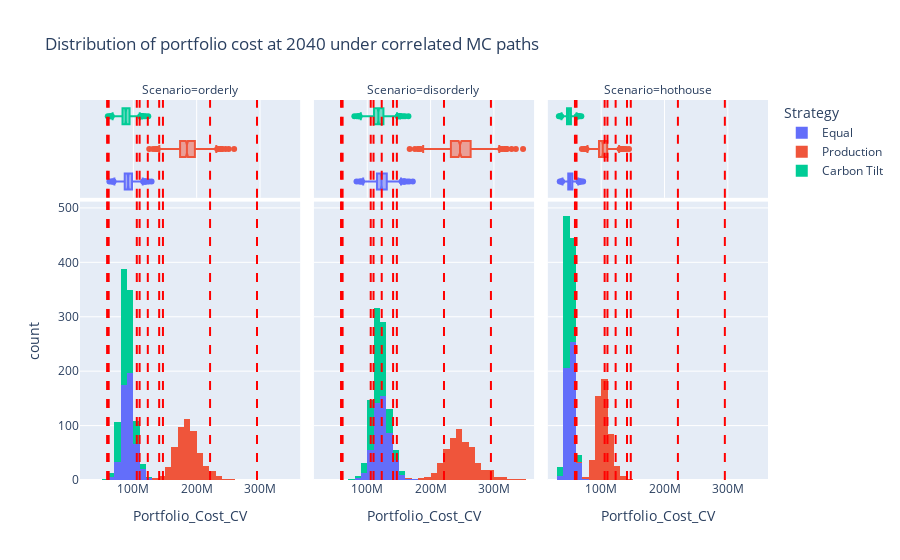
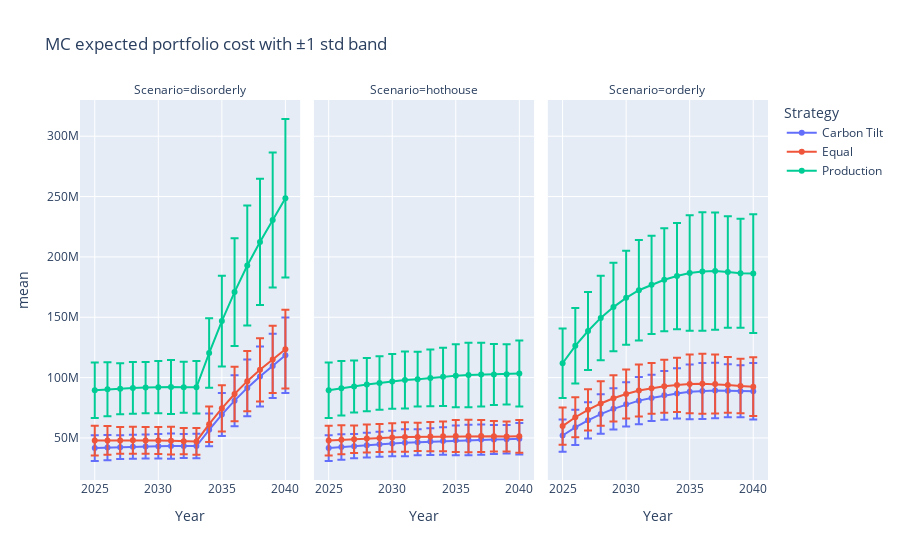

The notebook cell saved with these charts, in order:
### Code cell
# %%
fig = px.histogram(
    mc_results[mc_results["Year"] == horizon],
    x=cost_column,
    color="Strategy",
    facet_col="Scenario",
    nbins=40,
    marginal="box",
    title=f"Distribution of portfolio cost at {horizon} under correlated MC paths",
)
for _, row in var_df.iterrows():
    fig.add_vline(
        x=row["VaR_95"],
        line_dash="dash",
        line_color="red",
    )
fig.show()

agg_stats = (
    mc_results
    .groupby(["Scenario", "Strategy", "Year"])["Portfolio_Cost"]
    .agg(["mean", "std"])
    .reset_index()
)

fig = px.line(
    agg_stats,
    x="Year",
    y="mean",
    color="Strategy",
    facet_col="Scenario",
    error_y="std",
    title="MC expected portfolio cost with ±1 std band",
)
fig.update_traces(mode="lines+markers")
fig.show()

### Figure 1 — Plotly figure (JSON) as saved in the notebook; plotly's stock layout.template omitted (floating-point values rounded to 4 significant figures; data arrays with more than 128 entries replaced by an {"elided": "..."} marker saying what was removed)
{"data": [{"bingroup": "x", "hovertemplate": "Strategy=Equal<br>Scenario=orderly<br>Portfolio_Cost_CV=%{x}<br>count=%{y}<extra></extra>", "legendgroup": "Equal", "marker": {"color": "#636efa", "pattern": {"shape": ""}}, "name": "Equal", "nbinsx": 40, "orientation": "v", "showlegend": true, "type": "histogram", "x": {"elided": "500 float values"}, "xaxis": "x", "yaxis": "y"}, {"hovertemplate": "Strategy=Equal<br>Scenario=orderly<br>Portfolio_Cost_CV=%{x}<extra></extra>", "legendgroup": "Equal", "marker": {"color": "#636efa"}, "name": "Equal", "notched": true, "showlegend": false, "type": "box", "x": {"elided": "500 float values"}, "xaxis": "x4", "yaxis": "y4"}, {"bingroup": "x", "hovertemplate": "Strategy=Equal<br>Scenario=disorderly<br>Portfolio_Cost_CV=%{x}<br>count=%{y}<extra></extra>", "legendgroup": "Equal", "marker": {"color": "#636efa", "pattern": {"shape": ""}}, "name": "Equal", "nbinsx": 40, "orientation": "v", "showlegend": false, "type": "histogram", "x": {"elided": "500 float values"}, "xaxis": "x2", "yaxis": "y2"}, {"hovertemplate": "Strategy=Equal<br>Scenario=disorderly<br>Portfolio_Cost_CV=%{x}<extra></extra>", "legendgroup": "Equal", "marker": {"color": "#636efa"}, "name": "Equal", "notched": true, "showlegend": false, "type": "box", "x": {"elided": "500 float values"}, "xaxis": "x5", "yaxis": "y5"}, {"bingroup": "x", "hovertemplate": "Strategy=Equal<br>Scenario=hothouse<br>Portfolio_Cost_CV=%{x}<br>count=%{y}<extra></extra>", "legendgroup": "Equal", "marker": {"color": "#636efa", "pattern": {"shape": ""}}, "name": "Equal", "nbinsx": 40, "orientation": "v", "showlegend": false, "type": "histogram", "x": {"elided": "500 float values"}, "xaxis": "x3", "yaxis": "y3"}, {"hovertemplate": "Strategy=Equal<br>Scenario=hothouse<br>Portfolio_Cost_CV=%{x}<extra></extra>", "legendgroup": "Equal", "marker": {"color": "#636efa"}, "name": "Equal", "notched": true, "showlegend": false, "type": "box", "x": {"elided": "500 float values"}, "xaxis": "x6", "yaxis": "y6"}, {"bingroup": "x", "hovertemplate": "Strategy=Production<br>Scenario=orderly<br>Portfolio_Cost_CV=%{x}<br>count=%{y}<extra></extra>", "legendgroup": "Production", "marker": {"color": "#EF553B", "pattern": {"shape": ""}}, "name": "Production", "nbinsx": 40, "orientation": "v", "showlegend": true, "type": "histogram", "x": {"elided": "500 float values"}, "xaxis": "x", "yaxis": "y"}, {"hovertemplate": "Strategy=Production<br>Scenario=orderly<br>Portfolio_Cost_CV=%{x}<extra></extra>", "legendgroup": "Production", "marker": {"color": "#EF553B"}, "name": "Production", "notched": true, "showlegend": false, "type": "box", "x": {"elided": "500 float values"}, "xaxis": "x4", "yaxis": "y4"}, {"bingroup": "x", "hovertemplate": "Strategy=Production<br>Scenario=disorderly<br>Portfolio_Cost_CV=%{x}<br>count=%{y}<extra></extra>", "legendgroup": "Production", "marker": {"color": "#EF553B", "pattern": {"shape": ""}}, "name": "Production", "nbinsx": 40, "orientation": "v", "showlegend": false, "type": "histogram", "x": {"elided": "500 float values"}, "xaxis": "x2", "yaxis": "y2"}, {"hovertemplate": "Strategy=Production<br>Scenario=disorderly<br>Portfolio_Cost_CV=%{x}<extra></extra>", "legendgroup": "Production", "marker": {"color": "#EF553B"}, "name": "Production", "notched": true, "showlegend": false, "type": "box", "x": {"elided": "500 float values"}, "xaxis": "x5", "yaxis": "y5"}, {"bingroup": "x", "hovertemplate": "Strategy=Production<br>Scenario=hothouse<br>Portfolio_Cost_CV=%{x}<br>count=%{y}<extra></extra>", "legendgroup": "Production", "marker": {"color": "#EF553B", "pattern": {"shape": ""}}, "name": "Production", "nbinsx": 40, "orientation": "v", "showlegend": false, "type": "histogram", "x": {"elided": "500 float values"}, "xaxis": "x3", "yaxis": "y3"}, {"hovertemplate": "Strategy=Production<br>Scenario=hothouse<br>Portfolio_Cost_CV=%{x}<extra></extra>", "legendgroup": "Production", "marker": {"color": "#EF553B"}, "name": "Production", "notched": true, "showlegend": false, "type": "box", "x": {"elided": "500 float values"}, "xaxis": "x6", "yaxis": "y6"}, {"bingroup": "x", "hovertemplate": "Strategy=Carbon Tilt<br>Scenario=orderly<br>Portfolio_Cost_CV=%{x}<br>count=%{y}<extra></extra>", "legendgroup": "Carbon Tilt", "marker": {"color": "#00cc96", "pattern": {"shape": ""}}, "name": "Carbon Tilt", "nbinsx": 40, "orientation": "v", "showlegend": true, "type": "histogram", "x": {"elided": "500 float values"}, "xaxis": "x", "yaxis": "y"}, {"hovertemplate": "Strategy=Carbon Tilt<br>Scenario=orderly<br>Portfolio_Cost_CV=%{x}<extra></extra>", "legendgroup": "Carbon Tilt", "marker": {"color": "#00cc96"}, "name": "Carbon Tilt", "notched": true, "showlegend": false, "type": "box", "x": {"elided": "500 float values"}, "xaxis": "x4", "yaxis": "y4"}, {"bingroup": "x", "hovertemplate": "Strategy=Carbon Tilt<br>Scenario=disorderly<br>Portfolio_Cost_CV=%{x}<br>count=%{y}<extra></extra>", "legendgroup": "Carbon Tilt", "marker": {"color": "#00cc96", "pattern": {"shape": ""}}, "name": "Carbon Tilt", "nbinsx": 40, "orientation": "v", "showlegend": false, "type": "histogram", "x": {"elided": "500 float values"}, "xaxis": "x2", "yaxis": "y2"}, {"hovertemplate": "Strategy=Carbon Tilt<br>Scenario=disorderly<br>Portfolio_Cost_CV=%{x}<extra></extra>", "legendgroup": "Carbon Tilt", "marker": {"color": "#00cc96"}, "name": "Carbon Tilt", "notched": true, "showlegend": false, "type": "box", "x": {"elided": "500 float values"}, "xaxis": "x5", "yaxis": "y5"}, {"bingroup": "x", "hovertemplate": "Strategy=Carbon Tilt<br>Scenario=hothouse<br>Portfolio_Cost_CV=%{x}<br>count=%{y}<extra></extra>", "legendgroup": "Carbon Tilt", "marker": {"color": "#00cc96", "pattern": {"shape": ""}}, "name": "Carbon Tilt", "nbinsx": 40, "orientation": "v", "showlegend": false, "type": "histogram", "x": {"elided": "500 float values"}, "xaxis": "x3", "yaxis": "y3"}, {"hovertemplate": "Strategy=Carbon Tilt<br>Scenario=hothouse<br>Portfolio_Cost_CV=%{x}<extra></extra>", "legendgroup": "Carbon Tilt", "marker": {"color": "#00cc96"}, "name": "Carbon Tilt", "notched": true, "showlegend": false, "type": "box", "x": {"elided": "500 float values"}, "xaxis": "x6", "yaxis": "y6"}], "layout": {"annotations": [{"showarrow": false, "text": "Scenario=orderly", "x": 0.16, "xanchor": "center", "xref": "paper", "y": 1, "yanchor": "bottom", "yref": "paper"}, {"showarrow": false, "text": "Scenario=disorderly", "x": 0.5, "xanchor": "center", "xref": "paper", "y": 1, "yanchor": "bottom", "yref": "paper"}, {"showarrow": false, "text": "Scenario=hothouse", "x": 0.84, "xanchor": "center", "xref": "paper", "y": 1, "yanchor": "bottom", "yref": "paper"}], "barmode": "relative", "legend": {"title": {"text": "Strategy"}, "tracegroupgap": 0}, "shapes": [{"line": {"color": "red", "dash": "dash"}, "type": "line", "x0": 140800000.0, "x1": 140800000.0, "xref": "x", "y0": 0, "y1": 1, "yref": "y domain"}, {"line": {"color": "red", "dash": "dash"}, "type": "line", "x0": 140800000.0, "x1": 140800000.0, "xref": "x2", "y0": 0, "y1": 1, "yref": "y2 domain"}, {"line": {"color": "red", "dash": "dash"}, "type": "line", "x0": 140800000.0, "x1": 140800000.0, "xref": "x3", "y0": 0, "y1": 1, "yref": "y3 domain"}, {"line": {"color": "red", "dash": "dash"}, "type": "line", "x0": 140800000.0, "x1": 140800000.0, "xref": "x4", "y0": 0, "y1": 1, "yref": "y4 domain"}, {"line": {"color": "red", "dash": "dash"}, "type": "line", "x0": 140800000.0, "x1": 140800000.0, "xref": "x5", "y0": 0, "y1": 1, "yref": "y5 domain"}, {"line": {"color": "red", "dash": "dash"}, "type": "line", "x0": 140800000.0, "x1": 140800000.0, "xref": "x6", "y0": 0, "y1": 1, "yref": "y6 domain"}, {"line": {"color": "red", "dash": "dash"}, "type": "line", "x0": 146700000.0, "x1": 146700000.0, "xref": "x", "y0": 0, "y1": 1, "yref": "y domain"}, {"line": {"color": "red", "dash": "dash"}, "type": "line", "x0": 146700000.0, "x1": 146700000.0, "xref": "x2", "y0": 0, "y1": 1, "yref": "y2 domain"}, {"line": {"color": "red", "dash": "dash"}, "type": "line", "x0": 146700000.0, "x1": 146700000.0, "xref": "x3", "y0": 0, "y1": 1, "yref": "y3 domain"}, {"line": {"color": "red", "dash": "dash"}, "type": "line", "x0": 146700000.0, "x1": 146700000.0, "xref": "x4", "y0": 0, "y1": 1, "yref": "y4 domain"}, {"line": {"color": "red", "dash": "dash"}, "type": "line", "x0": 146700000.0, "x1": 146700000.0, "xref": "x5", "y0": 0, "y1": 1, "yref": "y5 domain"}, {"line": {"color": "red", "dash": "dash"}, "type": "line", "x0": 146700000.0, "x1": 146700000.0, "xref": "x6", "y0": 0, "y1": 1, "yref": "y6 domain"}, {"line": {"color": "red", "dash": "dash"}, "type": "line", "x0": 295300000.0, "x1": 295300000.0, "xref": "x", "y0": 0, "y1": 1, "yref": "y domain"}, {"line": {"color": "red", "dash": "dash"}, "type": "line", "x0": 295300000.0, "x1": 295300000.0, "xref": "x2", "y0": 0, "y1": 1, "yref": "y2 domain"}, {"line": {"color": "red", "dash": "dash"}, "type": "line", "x0": 295300000.0, "x1": 295300000.0, "xref": "x3", "y0": 0, "y1": 1, "yref": "y3 domain"}, {"line": {"color": "red", "dash": "dash"}, "type": "line", "x0": 295300000.0, "x1": 295300000.0, "xref": "x4", "y0": 0, "y1": 1, "yref": "y4 domain"}, {"line": {"color": "red", "dash": "dash"}, "type": "line", "x0": 295300000.0, "x1": 295300000.0, "xref": "x5", "y0": 0, "y1": 1, "yref": "y5 domain"}, {"line": {"color": "red", "dash": "dash"}, "type": "line", "x0": 295300000.0, "x1": 295300000.0, "xref": "x6", "y0": 0, "y1": 1, "yref": "y6 domain"}, {"line": {"color": "red", "dash": "dash"}, "type": "line", "x0": 58540000.0, "x1": 58540000.0, "xref": "x", "y0": 0, "y1": 1, "yref": "y domain"}, {"line": {"color": "red", "dash": "dash"}, "type": "line", "x0": 58540000.0, "x1": 58540000.0, "xref": "x2", "y0": 0, "y1": 1, "yref": "y2 domain"}, {"line": {"color": "red", "dash": "dash"}, "type": "line", "x0": 58540000.0, "x1": 58540000.0, "xref": "x3", "y0": 0, "y1": 1, "yref": "y3 domain"}, {"line": {"color": "red", "dash": "dash"}, "type": "line", "x0": 58540000.0, "x1": 58540000.0, "xref": "x4", "y0": 0, "y1": 1, "yref": "y4 domain"}, {"line": {"color": "red", "dash": "dash"}, "type": "line", "x0": 58540000.0, "x1": 58540000.0, "xref": "x5", "y0": 0, "y1": 1, "yref": "y5 domain"}, {"line": {"color": "red", "dash": "dash"}, "type": "line", "x0": 58540000.0, "x1": 58540000.0, "xref": "x6", "y0": 0, "y1": 1, "yref": "y6 domain"}, {"line": {"color": "red", "dash": "dash"}, "type": "line", "x0": 61020000.0, "x1": 61020000.0, "xref": "x", "y0": 0, "y1": 1, "yref": "y domain"}, {"line": {"color": "red", "dash": "dash"}, "type": "line", "x0": 61020000.0, "x1": 61020000.0, "xref": "x2", "y0": 0, "y1": 1, "yref": "y2 domain"}, {"line": {"color": "red", "dash": "dash"}, "type": "line", "x0": 61020000.0, "x1": 61020000.0, "xref": "x3", "y0": 0, "y1": 1, "yref": "y3 domain"}, {"line": {"color": "red", "dash": "dash"}, "type": "line", "x0": 61020000.0, "x1": 61020000.0, "xref": "x4", "y0": 0, "y1": 1, "yref": "y4 domain"}, {"line": {"color": "red", "dash": "dash"}, "type": "line", "x0": 61020000.0, "x1": 61020000.0, "xref": "x5", "y0": 0, "y1": 1, "yref": "y5 domain"}, {"line": {"color": "red", "dash": "dash"}, "type": "line", "x0": 61020000.0, "x1": 61020000.0, "xref": "x6", "y0": 0, "y1": 1, "yref": "y6 domain"}, {"line": {"color": "red", "dash": "dash"}, "type": "line", "x0": 122800000.0, "x1": 122800000.0, "xref": "x", "y0": 0, "y1": 1, "yref": "y domain"}, {"line": {"color": "red", "dash": "dash"}, "type": "line", "x0": 122800000.0, "x1": 122800000.0, "xref": "x2", "y0": 0, "y1": 1, "yref": "y2 domain"}, {"line": {"color": "red", "dash": "dash"}, "type": "line", "x0": 122800000.0, "x1": 122800000.0, "xref": "x3", "y0": 0, "y1": 1, "yref": "y3 domain"}, {"line": {"color": "red", "dash": "dash"}, "type": "line", "x0": 122800000.0, "x1": 122800000.0, "xref": "x4", "y0": 0, "y1": 1, "yref": "y4 domain"}, {"line": {"color": "red", "dash": "dash"}, "type": "line", "x0": 122800000.0, "x1": 122800000.0, "xref": "x5", "y0": 0, "y1": 1, "yref": "y5 domain"}, {"line": {"color": "red", "dash": "dash"}, "type": "line", "x0": 122800000.0, "x1": 122800000.0, "xref": "x6", "y0": 0, "y1": 1, "yref": "y6 domain"}, {"line": {"color": "red", "dash": "dash"}, "type": "line", "x0": 105400000.0, "x1": 105400000.0, "xref": "x", "y0": 0, "y1": 1, "yref": "y domain"}, {"line": {"color": "red", "dash": "dash"}, "type": "line", "x0": 105400000.0, "x1": 105400000.0, "xref": "x2", "y0": 0, "y1": 1, "yref": "y2 domain"}, {"line": {"color": "red", "dash": "dash"}, "type": "line", "x0": 105400000.0, "x1": 105400000.0, "xref": "x3", "y0": 0, "y1": 1, "yref": "y3 domain"}, {"line": {"color": "red", "dash": "dash"}, "type": "line", "x0": 105400000.0, "x1": 105400000.0, "xref": "x4", "y0": 0, "y1": 1, "yref": "y4 domain"}, {"line": {"color": "red", "dash": "dash"}, "type": "line", "x0": 105400000.0, "x1": 105400000.0, "xref": "x5", "y0": 0, "y1": 1, "yref": "y5 domain"}, {"line": {"color": "red", "dash": "dash"}, "type": "line", "x0": 105400000.0, "x1": 105400000.0, "xref": "x6", "y0": 0, "y1": 1, "yref": "y6 domain"}, {"line": {"color": "red", "dash": "dash"}, "type": "line", "x0": 109900000.0, "x1": 109900000.0, "xref": "x", "y0": 0, "y1": 1, "yref": "y domain"}, {"line": {"color": "red", "dash": "dash"}, "type": "line", "x0": 109900000.0, "x1": 109900000.0, "xref": "x2", "y0": 0, "y1": 1, "yref": "y2 domain"}, {"line": {"color": "red", "dash": "dash"}, "type": "line", "x0": 109900000.0, "x1": 109900000.0, "xref": "x3", "y0": 0, "y1": 1, "yref": "y3 domain"}, {"line": {"color": "red", "dash": "dash"}, "type": "line", "x0": 109900000.0, "x1": 109900000.0, "xref": "x4", "y0": 0, "y1": 1, "yref": "y4 domain"}, {"line": {"color": "red", "dash": "dash"}, "type": "line", "x0": 109900000.0, "x1": 109900000.0, "xref": "x5", "y0": 0, "y1": 1, "yref": "y5 domain"}, {"line": {"color": "red", "dash": "dash"}, "type": "line", "x0": 109900000.0, "x1": 109900000.0, "xref": "x6", "y0": 0, "y1": 1, "yref": "y6 domain"}, {"line": {"color": "red", "dash": "dash"}, "type": "line", "x0": 221100000.0, "x1": 221100000.0, "xref": "x", "y0": 0, "y1": 1, "yref": "y domain"}, {"line": {"color": "red", "dash": "dash"}, "type": "line", "x0": 221100000.0, "x1": 221100000.0, "xref": "x2", "y0": 0, "y1": 1, "yref": "y2 domain"}, {"line": {"color": "red", "dash": "dash"}, "type": "line", "x0": 221100000.0, "x1": 221100000.0, "xref": "x3", "y0": 0, "y1": 1, "yref": "y3 domain"}, {"line": {"color": "red", "dash": "dash"}, "type": "line", "x0": 221100000.0, "x1": 221100000.0, "xref": "x4", "y0": 0, "y1": 1, "yref": "y4 domain"}, {"line": {"color": "red", "dash": "dash"}, "type": "line", "x0": 221100000.0, "x1": 221100000.0, "xref": "x5", "y0": 0, "y1": 1, "yref": "y5 domain"}, {"line": {"color": "red", "dash": "dash"}, "type": "line", "x0": 221100000.0, "x1": 221100000.0, "xref": "x6", "y0": 0, "y1": 1, "yref": "y6 domain"}], "title": {"text": "Distribution of portfolio cost at 2040 under correlated MC paths"}, "xaxis": {"anchor": "y", "domain": [0, 0.32], "title": {"text": "Portfolio_Cost_CV"}}, "xaxis2": {"anchor": "y2", "domain": [0.34, 0.66], "matches": "x", "title": {"text": "Portfolio_Cost_CV"}}, "xaxis3": {"anchor": "y3", "domain": [0.68, 1.0], "matches": "x", "title": {"text": "Portfolio_Cost_CV"}}, "xaxis4": {"anchor": "y4", "domain": [0, 0.32], "matches": "x", "showgrid": true, "showticklabels": false}, "xaxis5": {"anchor": "y5", "domain": [0.34, 0.66], "matches": "x", "showgrid": true, "showticklabels": false}, "xaxis6": {"anchor": "y6", "domain": [0.68, 1.0], "matches": "x", "showgrid": true, "showticklabels": false}, "yaxis": {"anchor": "x", "domain": [0, 0.7326], "title": {"text": "count"}}, "yaxis2": {"anchor": "x2", "domain": [0, 0.7326], "matches": "y", "showticklabels": false}, "yaxis3": {"anchor": "x3", "domain": [0, 0.7326], "matches": "y", "showticklabels": false}, "yaxis4": {"anchor": "x4", "domain": [0.7426, 1], "matches": "y4", "showgrid": false, "showline": false, "showticklabels": false, "ticks": ""}, "yaxis5": {"anchor": "x5", "domain": [0.7426, 1], "matches": "y4", "showgrid": false, "showline": false, "showticklabels": false, "ticks": ""}, "yaxis6": {"anchor": "x6", "domain": [0.7426, 1], "matches": "y4", "showgrid": false, "showline": false, "showticklabels": false, "ticks": ""}}}

### Figure 2 — Plotly figure (JSON) as saved in the notebook; plotly's stock layout.template omitted (floating-point values rounded to 4 significant figures)
{"data": [{"error_y": {"array": [10700000.0, 10410000.0, 9862000.0, 9997000.0, 9940000.0, 10120000.0, 10460000.0, 9951000.0, 10230000.0, 13570000.0, 17790000.0, 21150000.0, 23580000.0, 24870000.0, 26590000.0, 31290000.0]}, "hovertemplate": "Strategy=Carbon Tilt<br>Scenario=disorderly<br>Year=%{x}<br>mean=%{y}<extra></extra>", "legendgroup": "Carbon Tilt", "line": {"color": "#636efa", "dash": "solid"}, "marker": {"symbol": "circle"}, "mode": "lines+markers", "name": "Carbon Tilt", "orientation": "v", "showlegend": true, "type": "scatter", "x": [2025, 2026, 2027, 2028, 2029, 2030, 2031, 2032, 2033, 2034, 2035, 2036, 2037, 2038, 2039, 2040], "xaxis": "x", "y": [41610000.0, 42020000.0, 42330000.0, 42700000.0, 42930000.0, 43150000.0, 43290000.0, 43240000.0, 43330000.0, 56780000.0, 69380000.0, 80900000.0, 91470000.0, 100900000.0, 109700000.0, 118500000.0], "yaxis": "y"}, {"error_y": {"array": [10700000.0, 10520000.0, 10060000.0, 10310000.0, 10350000.0, 10640000.0, 11120000.0, 10680000.0, 11100000.0, 11350000.0, 12310000.0, 12640000.0, 12530000.0, 12000000.0, 11840000.0, 13020000.0]}, "hovertemplate": "Strategy=Carbon Tilt<br>Scenario=hothouse<br>Year=%{x}<br>mean=%{y}<extra></extra>", "legendgroup": "Carbon Tilt", "line": {"color": "#636efa", "dash": "solid"}, "marker": {"symbol": "circle"}, "mode": "lines+markers", "name": "Carbon Tilt", "orientation": "v", "showlegend": false, "type": "scatter", "x": [2025, 2026, 2027, 2028, 2029, 2030, 2031, 2032, 2033, 2034, 2035, 2036, 2037, 2038, 2039, 2040], "xaxis": "x2", "y": [41610000.0, 42450000.0, 43200000.0, 44020000.0, 44710000.0, 45390000.0, 46010000.0, 46430000.0, 46990000.0, 47480000.0, 48000000.0, 48350000.0, 48620000.0, 48720000.0, 48870000.0, 49290000.0], "yaxis": "y2"}, {"error_y": {"array": [13370000.0, 14570000.0, 15060000.0, 16340000.0, 17160000.0, 18250000.0, 19550000.0, 19140000.0, 20140000.0, 20770000.0, 22620000.0, 23250000.0, 23010000.0, 21940000.0, 21510000.0, 23440000.0]}, "hovertemplate": "Strategy=Carbon Tilt<br>Scenario=orderly<br>Year=%{x}<br>mean=%{y}<extra></extra>", "legendgroup": "Carbon Tilt", "line": {"color": "#636efa", "dash": "solid"}, "marker": {"symbol": "circle"}, "mode": "lines+markers", "name": "Carbon Tilt", "orientation": "v", "showlegend": false, "type": "scatter", "x": [2025, 2026, 2027, 2028, 2029, 2030, 2031, 2032, 2033, 2034, 2035, 2036, 2037, 2038, 2039, 2040], "xaxis": "x3", "y": [52010000.0, 58810000.0, 64620000.0, 69800000.0, 74120000.0, 77840000.0, 80930000.0, 83180000.0, 85290000.0, 86880000.0, 88210000.0, 88950000.0, 89270000.0, 89060000.0, 88750000.0, 88760000.0], "yaxis": "y3"}, {"error_y": {"array": [12310000.0, 11890000.0, 11180000.0, 11250000.0, 11110000.0, 11230000.0, 11540000.0, 10900000.0, 11140000.0, 14680000.0, 19110000.0, 22580000.0, 25020000.0, 26230000.0, 27880000.0, 32620000.0]}, "hovertemplate": "Strategy=Equal<br>Scenario=disorderly<br>Year=%{x}<br>mean=%{y}<extra></extra>", "legendgroup": "Equal", "line": {"color": "#EF553B", "dash": "solid"}, "marker": {"symbol": "circle"}, "mode": "lines+markers", "name": "Equal", "orientation": "v", "showlegend": true, "type": "scatter", "x": [2025, 2026, 2027, 2028, 2029, 2030, 2031, 2032, 2033, 2034, 2035, 2036, 2037, 2038, 2039, 2040], "xaxis": "x", "y": [47860000.0, 47990000.0, 47990000.0, 48070000.0, 47990000.0, 47910000.0, 47740000.0, 47370000.0, 47150000.0, 61400000.0, 74550000.0, 86380000.0, 97060000.0, 106400000.0, 115000000.0, 123500000.0], "yaxis": "y"}, {"error_y": {"array": [12310000.0, 12010000.0, 11410000.0, 11600000.0, 11570000.0, 11820000.0, 12260000.0, 11700000.0, 12080000.0, 12270000.0, 13220000.0, 13490000.0, 13300000.0, 12660000.0, 12420000.0, 13570000.0]}, "hovertemplate": "Strategy=Equal<br>Scenario=hothouse<br>Year=%{x}<br>mean=%{y}<extra></extra>", "legendgroup": "Equal", "line": {"color": "#EF553B", "dash": "solid"}, "marker": {"symbol": "circle"}, "mode": "lines+markers", "name": "Equal", "orientation": "v", "showlegend": false, "type": "scatter", "x": [2025, 2026, 2027, 2028, 2029, 2030, 2031, 2032, 2033, 2034, 2035, 2036, 2037, 2038, 2039, 2040], "xaxis": "x2", "y": [47860000.0, 48480000.0, 48980000.0, 49550000.0, 49980000.0, 50400000.0, 50740000.0, 50860000.0, 51140000.0, 51340000.0, 51570000.0, 51630000.0, 51590000.0, 51390000.0, 51230000.0, 51370000.0], "yaxis": "y2"}, {"error_y": {"array": [15380000.0, 16640000.0, 17070000.0, 18400000.0, 19190000.0, 20260000.0, 21560000.0, 20970000.0, 21920000.0, 22460000.0, 24300000.0, 24820000.0, 24420000.0, 23150000.0, 22550000.0, 24430000.0]}, "hovertemplate": "Strategy=Equal<br>Scenario=orderly<br>Year=%{x}<br>mean=%{y}<extra></extra>", "legendgroup": "Equal", "line": {"color": "#EF553B", "dash": "solid"}, "marker": {"symbol": "circle"}, "mode": "lines+markers", "name": "Equal", "orientation": "v", "showlegend": false, "type": "scatter", "x": [2025, 2026, 2027, 2028, 2029, 2030, 2031, 2032, 2033, 2034, 2035, 2036, 2037, 2038, 2039, 2040], "xaxis": "x3", "y": [59830000.0, 67160000.0, 73270000.0, 78580000.0, 82870000.0, 86430000.0, 89250000.0, 91120000.0, 92820000.0, 93940000.0, 94780000.0, 94970000.0, 94730000.0, 93940000.0, 93050000.0, 92520000.0], "yaxis": "y3"}, {"error_y": {"array": [23020000.0, 22370000.0, 21150000.0, 21400000.0, 21250000.0, 21590000.0, 22280000.0, 21160000.0, 21720000.0, 28770000.0, 37640000.0, 44660000.0, 49720000.0, 52340000.0, 55880000.0, 65650000.0]}, "hovertemplate": "Strategy=Production<br>Scenario=disorderly<br>Year=%{x}<br>mean=%{y}<extra></extra>", "legendgroup": "Production", "line": {"color": "#00cc96", "dash": "solid"}, "marker": {"symbol": "circle"}, "mode": "lines+markers", "name": "Production", "orientation": "v", "showlegend": true, "type": "scatter", "x": [2025, 2026, 2027, 2028, 2029, 2030, 2031, 2032, 2033, 2034, 2035, 2036, 2037, 2038, 2039, 2040], "xaxis": "x", "y": [89540000.0, 90280000.0, 90790000.0, 91420000.0, 91770000.0, 92070000.0, 92230000.0, 91960000.0, 91990000.0, 120300000.0, 146800000.0, 170900000.0, 192900000.0, 212400000.0, 230600000.0, 248600000.0], "yaxis": "y"}, {"error_y": {"array": [23020000.0, 22600000.0, 21590000.0, 22070000.0, 22130000.0, 22710000.0, 23680000.0, 22720000.0, 23560000.0, 24060000.0, 26040000.0, 26690000.0, 26430000.0, 25270000.0, 24890000.0, 27300000.0]}, "hovertemplate": "Strategy=Production<br>Scenario=hothouse<br>Year=%{x}<br>mean=%{y}<extra></extra>", "legendgroup": "Production", "line": {"color": "#00cc96", "dash": "solid"}, "marker": {"symbol": "circle"}, "mode": "lines+markers", "name": "Production", "orientation": "v", "showlegend": false, "type": "scatter", "x": [2025, 2026, 2027, 2028, 2029, 2030, 2031, 2032, 2033, 2034, 2035, 2036, 2037, 2038, 2039, 2040], "xaxis": "x2", "y": [89540000.0, 91210000.0, 92650000.0, 94250000.0, 95570000.0, 96870000.0, 98020000.0, 98740000.0, 99770000.0, 100600000.0, 101600000.0, 102100000.0, 102500000.0, 102500000.0, 102700000.0, 103400000.0], "yaxis": "y2"}, {"error_y": {"array": [28780000.0, 31310000.0, 32290000.0, 34990000.0, 36680000.0, 38940000.0, 41650000.0, 40710000.0, 42760000.0, 44020000.0, 47860000.0, 49100000.0, 48530000.0, 46190000.0, 45200000.0, 49170000.0]}, "hovertemplate": "Strategy=Production<br>Scenario=orderly<br>Year=%{x}<br>mean=%{y}<extra></extra>", "legendgroup": "Production", "line": {"color": "#00cc96", "dash": "solid"}, "marker": {"symbol": "circle"}, "mode": "lines+markers", "name": "Production", "orientation": "v", "showlegend": false, "type": "scatter", "x": [2025, 2026, 2027, 2028, 2029, 2030, 2031, 2032, 2033, 2034, 2035, 2036, 2037, 2038, 2039, 2040], "xaxis": "x3", "y": [111900000.0, 126300000.0, 138600000.0, 149500000.0, 158400000.0, 166100000.0, 172400000.0, 176900000.0, 181100000.0, 184100000.0, 186600000.0, 187900000.0, 188200000.0, 187500000.0, 186500000.0, 186200000.0], "yaxis": "y3"}], "layout": {"annotations": [{"font": {}, "showarrow": false, "text": "Scenario=disorderly", "x": 0.16, "xanchor": "center", "xref": "paper", "y": 1, "yanchor": "bottom", "yref": "paper"}, {"font": {}, "showarrow": false, "text": "Scenario=hothouse", "x": 0.5, "xanchor": "center", "xref": "paper", "y": 1, "yanchor": "bottom", "yref": "paper"}, {"font": {}, "showarrow": false, "text": "Scenario=orderly", "x": 0.84, "xanchor": "center", "xref": "paper", "y": 1, "yanchor": "bottom", "yref": "paper"}], "legend": {"title": {"text": "Strategy"}, "tracegroupgap": 0}, "title": {"text": "MC expected portfolio cost with ±1 std band"}, "xaxis": {"anchor": "y", "domain": [0, 0.32], "title": {"text": "Year"}}, "xaxis2": {"anchor": "y2", "domain": [0.34, 0.66], "matches": "x", "title": {"text": "Year"}}, "xaxis3": {"anchor": "y3", "domain": [0.68, 1.0], "matches": "x", "title": {"text": "Year"}}, "yaxis": {"anchor": "x", "domain": [0, 1], "title": {"text": "mean"}}, "yaxis2": {"anchor": "x2", "domain": [0, 1], "matches": "y", "showticklabels": false}, "yaxis3": {"anchor": "x3", "domain": [0, 1], "matches": "y", "showticklabels": false}}}
